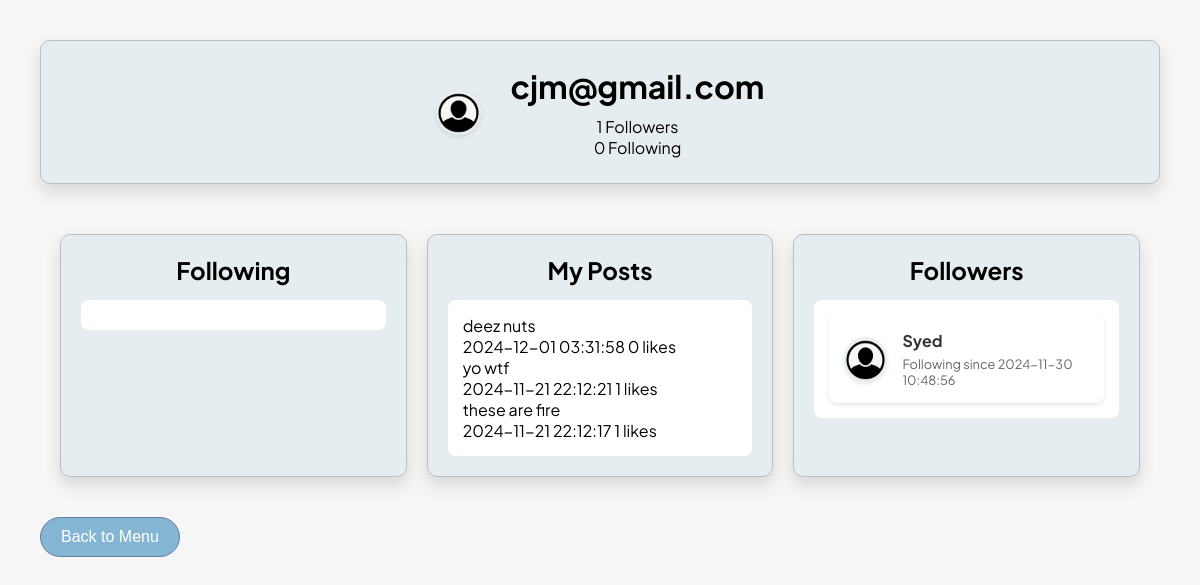
Page /profile/cjm@gmail.com (signed in) on the committed database.
### tables this page shows
CREATE TABLE DiscussionEntry (
    DiscussionEntryID INTEGER PRIMARY KEY AUTOINCREMENT,
    Body TEXT,
    Username TEXT NOT NULL,
    Likes INT DEFAULT 0,
    FOREIGN KEY (Username) REFERENCES Client(Username)
);

CREATE TABLE Follows (
    FollowerUsername TEXT NOT NULL,
    FollowingUsername TEXT NOT NULL,
    DateFollowed TIMESTAMP DEFAULT CURRENT_TIMESTAMP,
    PRIMARY KEY (FollowerUsername, FollowingUsername),
    FOREIGN KEY (FollowerUsername) REFERENCES Client(Username),
    FOREIGN KEY (FollowingUsername) REFERENCES Client(Username)
);

### main.py (the view)
@app.route('/profile/<username>')
def view_profile(username):
    if 'username' not in session:
        return redirect(url_for('login'))
    conn = get_db()
    dbCursor = conn.cursor()
    user_stats = logic.get_user_stats(dbCursor, username)
    posts = logic.get_user_posts(dbCursor, username)
    followers = logic.get_followers(dbCursor, username)
    following_users = logic.get_following(dbCursor, username)
    return render_template('profile.html',
                         user={'username': username},
                         stats=user_stats,
                         posts=posts,
                         followers=followers,
                         following_users=following_users)

### logic.py (called while the page is built)
def get_user_stats(dbCursor, username):
    try:
        follower_query = """
            SELECT COUNT(*) FROM Follows
            WHERE FollowingUsername = ?
        """
        dbCursor.execute(follower_query, (username,))
        follower_count = dbCursor.fetchone()[0]
        following_query = """
            SELECT COUNT(*) FROM Follows
            WHERE FollowerUsername = ?
        """
        dbCursor.execute(following_query, (username,))
        following_count = dbCursor.fetchone()[0]
        return {
            'followers': follower_count,
            'following': following_count
        }
    except Exception as e:
        print(f"Error getting user stats: {e}")
        return {'followers': 0, 'following': 0}

def get_user_posts(dbCursor, username):
    query = """
        SELECT 'Discussion' as type, Body, Username, Likes,
               datetime('now') as PostDate
        FROM DiscussionEntry
        WHERE Username = ?
        UNION ALL
        SELECT 'Sneaker' as type, Body, Username, Likes,
               EntryDate as PostDate
        FROM SneakerDiscussionEntry
        WHERE Username = ?
        ORDER BY PostDate DESC
    """
    try:
        dbCursor.execute(query, (username, username))
        posts = dbCursor.fetchall()
        return [{
            'type': post[0],
            'body': post[1],
            'likes': post[3],
            'date': post[4]
        } for post in posts]
    except Exception as e:
        print(f"Error fetching user posts: {e}")
        return []

def get_followers(dbCursor, username):
    query = """
        SELECT FollowerUsername, DateFollowed
        FROM Follows
        WHERE FollowingUsername = ?
        ORDER BY DateFollowed DESC
    """
    try:
        dbCursor.execute(query, (username,))
        followers = dbCursor.fetchall()
        return [{
            'username': follower[0],
            'date_followed': follower[1]
        } for follower in followers]
    except Exception as e:
        print(f"Error fetching followers: {e}")
        return []

### main.py (called while the page is built)
def get_db():
    if 'db' not in g:
        g.db = sqlite3.connect(db_path, check_same_thread=False)
    return g.db

### templates/profile.html (shortened to what this page needs)
<!DOCTYPE html>
<html>
<head>
    <link rel="stylesheet" href="{{ url_for('static', filename='app.css') }}"/>
</head>
<body>
    <div class="profile-container">
        <div class="profile-header">
            <img class="profile-icon" src="{{ url_for('static', filename='prof.jpeg') }}" alt="Profile Picture">
            <div class="profile-info">
                <h1>{{ user.username }}</h1>
                <div class="profile-stats">
                    <div class="stat-item">
                        <span class="stat-number">{{ stats.followers }}</span>
                        <span class="stat-label">Followers</span>
                    </div>
                    <div class="stat-item">
                        <span class="stat-number">{{ stats.following }}</span>
                        <span class="stat-label">Following</span>
                    </div>
                </div>
            </div>
        </div>
        <div class="profile-content">
            <div class="profile-section">
                <h2>Following</h2>
                <div class="profile-section-content">
                </div>
            </div>
            <div class="profile-section">
                <h2>My Posts</h2>
                <div class="profile-section-content">
                    {% for post in posts %}
                    <div class="post-item">
                        <div class="post-content">
                            <p class="post-text">{{ post.body }}</p>
                            <div class="post-metadata">
                                <span class="post-date">{{ post.date }}</span>
                                <span class="post-likes">{{ post.likes }} likes</span>
                            </div>
                        </div>
                    </div>
                    {% endfor %}
                </div>
            </div>
            <div class="profile-section">
                <h2>Followers</h2>
                <div class="profile-section-content">
                    {% for follower in followers %}
                    <div class="user-card">
                        <img class="profile-icon" src="{{ url_for('static', filename='prof.jpeg') }}" alt="User avatar">
                        <div class="user-info">
                            <h3>{{ follower.username }}</h3>
                            <p>Following since {{ follower.date_followed }}</p>
                        </div>
                    </div>
                    {% endfor %}
                </div>
            </div>
        </div>
        <div class="menu-button-container">
            <form action="/menu" method="GET">
                <button class="btn">Back to Menu</button>
            </form>
        </div>
    </div>
</body>
</html>

### static/app.css (style rules this page uses)
* { margin: 0; padding: 0; box-sizing: border-box; }
body { margin: 20px; font-family: "Plus Jakarta Sans", sans-serif; font-size: 1rem; background-color: rgb(246, 246, 246); }
html { font-size: 16px; scroll-behavior: smooth; }
.btn { padding: 10px 20px; font-size: 1rem; background-color: rgb(132, 182, 211); color: white; border-radius: 20px; cursor: pointer; border: 1.5px solid rgb(103, 126, 158); margin-top: 20px; }
.profile-icon { border-radius: 10px; height: 40px; width: 40px; }
.menu-button-container { align-items: flex-start; }
.profile-icon { width: 45px; height: 45px; border-radius: 50%; border: 2px solid #e6edf0; box-shadow: 0 2px 4px rgba(0, 0, 0, 0.1); cursor: pointer; transition: transform 0.2s ease; }
.profile-header { display: flex; align-items: center; justify-content: center; gap: 30px; background-color: #e6edf0; padding: 25px; border-radius: 10px; box-shadow: 0px 8px 16px rgba(94, 94, 94, 0.2); border: 1px solid #b6c0c4; margin-bottom: 30px; width: 100%; max-width: none; }
.profile-container { width: 100%; padding: 20px; margin: 0; }
.user-card { background: white; border-radius: 8px; padding: 15px; display: flex; align-items: center; gap: 15px; box-shadow: 0 2px 4px rgba(0, 0, 0, 0.1); transition: transform 0.2s ease; cursor: pointer; }
.user-info { flex-grow: 1; }
.user-info h3 { margin: 0; font-size: 1rem; color: #333; }
.user-info p { margin: 5px 0 0; font-size: 0.8rem; color: #666; }
.profile-content { display: grid; grid-template-columns: repeat(3, 1fr); gap: 20px; width: 100%; padding: 20px; }
.profile-section { background-color: #e6edf0; padding: 20px; border-radius: 10px; box-shadow: 0px 8px 16px rgba(94, 94, 94, 0.2); border: 1px solid #b6c0c4; }
.profile-section h2 { margin-bottom: 15px; text-align: center; }
.profile-section-content { background-color: white; border-radius: 8px; padding: 15px; max-height: 500px; overflow-y: auto; }
.profile-info { display: flex; flex-direction: column; align-items: center; gap: 10px; text-align: center; }

### rows in the picture
DiscussionEntry: body "deez nuts", date "2024-12-01 03:31:58", likes "0"
Follows: username "Syed", date_followed "2024-11-30 10:48:56"

### other values in the picture
{{ user.username }} "cjm@gmail.com"
{{ stats.followers }} "1"
{{ stats.following }} "0"
{{ post.body }} "yo wtf" "these are fire"
{{ post.date }} "2024-11-21 22:12:21" "2024-11-21 22:12:17"
{{ post.likes }} "1" "1"
